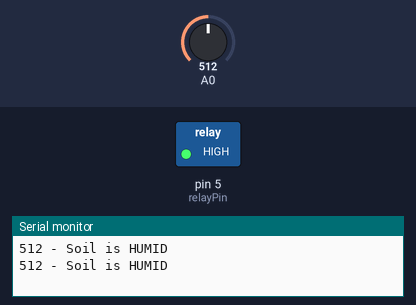
A sketch run on a simulated Arduino Uno, built with avr-gcc and run on an emulated ATmega328P. On the bench: switched loads named in the sketch (green lamp = pin HIGH), the last lines printed to the serial monitor. The inputs (shaded band) are chosen by the test bench; at power-on: A0 = 512.

Above: at 5.8 s.
5.9 s: A0 set to 591
11.9 s: A0 set to 615
At 16.1 s:
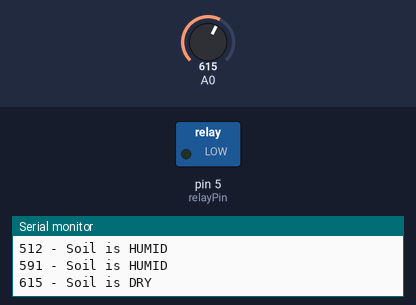
Timing chart, 0 to 21.5 s (numbered marks = the images above; inputs shaded):
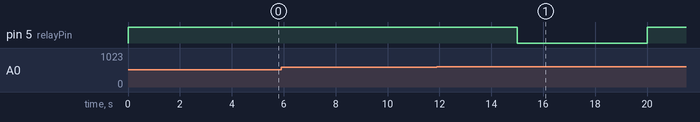

Measured:
- the behaviour switches between 599 and 600 on A0 (found by bisection; images 0 and 1)
- after the input at 11.9 s, pin 5 (relayPin): HIGH → LOW after 3.1 s, → HIGH 5.0 s later

The sketch:

moestuin.ino.ino
```cpp
int relayPin = 5;

void setup()
{
  Serial.begin(9600);
  //The sensor pin
  pinMode(A0, INPUT);
  pinMode(relayPin, OUTPUT);
  digitalWrite(relayPin, HIGH);

}

bool flag = false;

void loop()
{
  int SensorValue = analogRead(A0); //take a sample
  Serial.print(SensorValue); Serial.print(" - ");

  if(SensorValue >= 1000) {
   Serial.println("Sensor is not in the Soil or DISCONNECTED");
  }
  if(SensorValue < 1000 && SensorValue >= 600 && !flag) {
   Serial.println("Soil is DRY");
   //Give water ...
   digitalWrite(relayPin, LOW);
   delay(5000);
   digitalWrite(relayPin, HIGH);
   //and only give new water if the soil has become humid again
   flag = true;
  }

  if(SensorValue < 600 && SensorValue >= 370) {
   Serial.println("Soil is HUMID");
   flag = false;
  }

  if(SensorValue < 370) {
   Serial.println("Sensor in WATER");
  }
  delay(5000);
}
```
